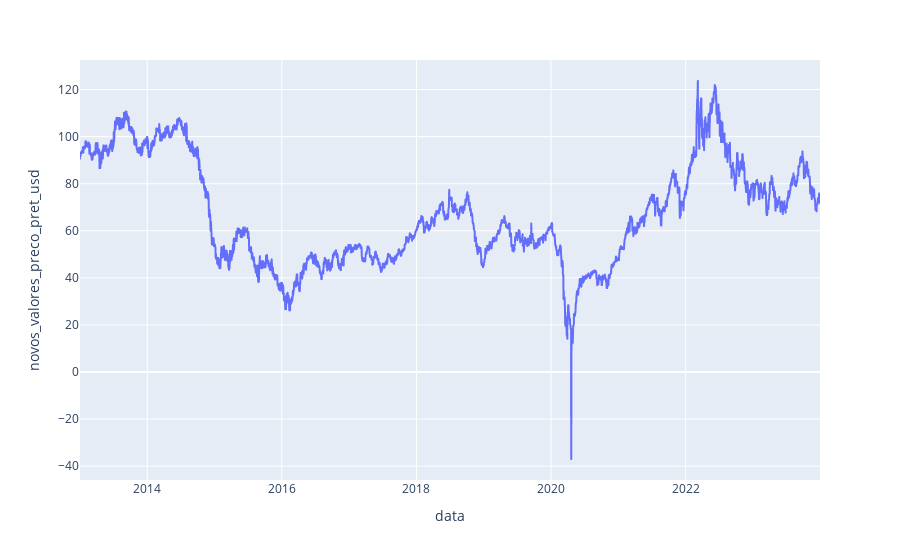

Notebook code cell kept with this figure:
### Code cell
# Gráfico de série temporal

serie_preco_petro_maior = px.line(df_analise_maior, x=df_analise_maior.index, y='novos_valores_preco_pret_usd')
serie_preco_petro_maior.show();

### Figure 1 — Plotly figure (JSON) as saved in the notebook; plotly's stock layout.template omitted (floating-point values rounded to 4 significant figures; data arrays with more than 128 entries replaced by an {"elided": "..."} marker saying what was removed)
{"data": [{"hovertemplate": "data=%{x}<br>novos_valores_preco_pret_usd=%{y}<extra></extra>", "legendgroup": "", "line": {"color": "#636efa", "dash": "solid"}, "marker": {"symbol": "circle"}, "mode": "lines", "name": "", "showlegend": false, "type": "scattergl", "x": {"elided": "4017 str values"}, "xaxis": "x", "y": {"elided": "4017 float values"}, "yaxis": "y"}], "layout": {"legend": {"tracegroupgap": 0}, "margin": {"t": 60}, "xaxis": {"anchor": "y", "domain": [0, 1], "title": {"text": "data"}}, "yaxis": {"anchor": "x", "domain": [0, 1], "title": {"text": "novos_valores_preco_pret_usd"}}}}
